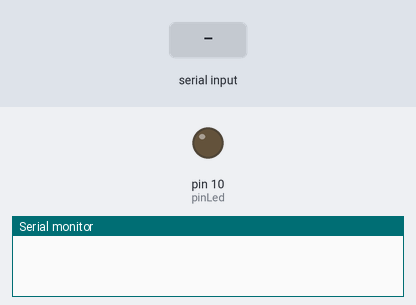
Simulated run of this sketch. Board: Arduino Uno, built with avr-gcc and run on an emulated ATmega328P. Parts: output pins drawn as LEDs (lit = HIGH), the last lines printed to the serial monitor. The inputs (shaded band) are chosen by the test bench.

Above: at 1.2 s.
1.3 s: "H" received over the second serial link
At 2.2 s:
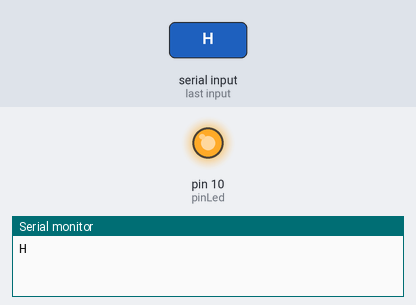
4.3 s: "L" received over the second serial link
At 5.7 s:
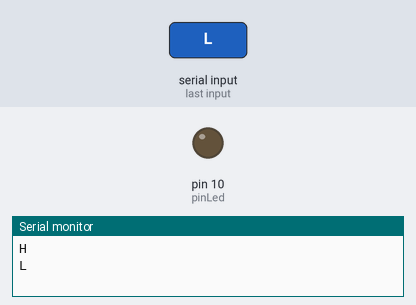
Timing chart, 0 to 7.3 s (numbered marks = the images above; inputs shaded):
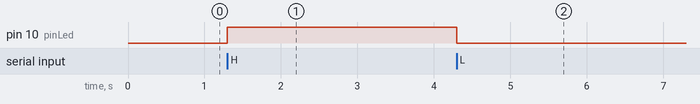

Measured:
- after the input at 1.3 s, pin 10 (pinLed): LOW → HIGH at once
- after the input at 4.3 s, pin 10 (pinLed): HIGH → LOW at once

The sketch:

INannyCar.ino
```cpp
//Header
#include <SoftwareSerial.h>
#include <Servo.h>

//Pin Number
const int Tx_bluetooth = 6;
const int Rx_bluetooth = 7;
const int pinLed = 10;
const int pinTemp = A0;
const int pinIllu = A1;

//Instance Value
SoftwareSerial bluetoothSerial(Tx_bluetooth, Rx_bluetooth);

//Varilable Value
float temperature;
int readingtemp;
int readingillu;
char illutog;
char tog;

void SerialBTParser(void) {
  if(bluetoothSerial.available()) //Bluetooth통신
    {
      tog = bluetoothSerial.read();
      Serial.println(tog);
      if(tog == 'T')
      {
        readingtemp = analogRead(pinTemp);
        temperature = readingtemp / 9.31;
        Serial.println(temperature);
        bluetoothSerial.println(temperature);
      }
      if(tog == 'H')
      {
        digitalWrite(pinLed, HIGH);
      }
      if(tog == 'L')
      {
        digitalWrite(pinLed, LOW);
      }
      if(tog == 'X')
      {
        illutog = tog;
      }
      if(tog == 'Y')
      {
        illutog = tog;
      }
    }
    if(Serial.available())
    {
      bluetoothSerial.write(Serial.read());
    }
    if(illutog == 'X')
    {
      readingillu = analogRead(A1);
      Serial.println(readingillu);
      if(readingillu > 1000)
      {
        digitalWrite(pinLed, HIGH);
        delay(500);
      }
      else
      {
       digitalWrite(pinLed, LOW);
       delay(500);
      }
    }
}

void setup() {
  analogReference(INTERNAL);
  pinMode(pinLed, OUTPUT);
  Serial.begin(9600);
  bluetoothSerial.begin(115200);
}
void loop() {
  SerialBTParser();
}
```
